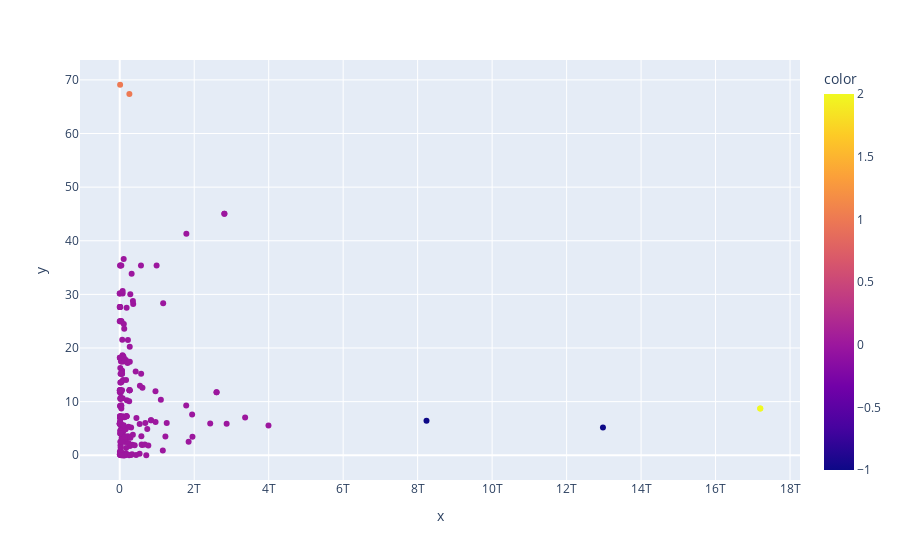

The notebook cell saved with this chart:
### Code cell
fig = px.scatter(x=gdp, y=ren, color=gdp_ren['cluster'])
fig.show()

### Figure 1 — Plotly figure (JSON) as saved in the notebook; plotly's stock layout.template omitted (floating-point values rounded to 4 significant figures; data arrays with more than 128 entries replaced by an {"elided": "..."} marker saying what was removed)
{"data": [{"hovertemplate": "x=%{x}<br>y=%{y}<br>color=%{marker.color}<extra></extra>", "legendgroup": "", "marker": {"color": {"elided": "220 int values"}, "coloraxis": "coloraxis", "symbol": "circle"}, "mode": "markers", "name": "", "orientation": "v", "showlegend": false, "type": "scatter", "x": {"elided": "220 float values"}, "xaxis": "x", "y": {"elided": "220 float values"}, "yaxis": "y"}], "layout": {"coloraxis": {"colorbar": {"title": {"text": "color"}}, "colorscale": [[0, "#0d0887"], [0.1111, "#46039f"], [0.2222, "#7201a8"], [0.3333, "#9c179e"], [0.4444, "#bd3786"], [0.5556, "#d8576b"], [0.6667, "#ed7953"], [0.7778, "#fb9f3a"], [0.8889, "#fdca26"], [1, "#f0f921"]]}, "legend": {"tracegroupgap": 0}, "margin": {"t": 60}, "xaxis": {"anchor": "y", "domain": [0, 1], "title": {"text": "x"}}, "yaxis": {"anchor": "x", "domain": [0, 1], "title": {"text": "y"}}}}
